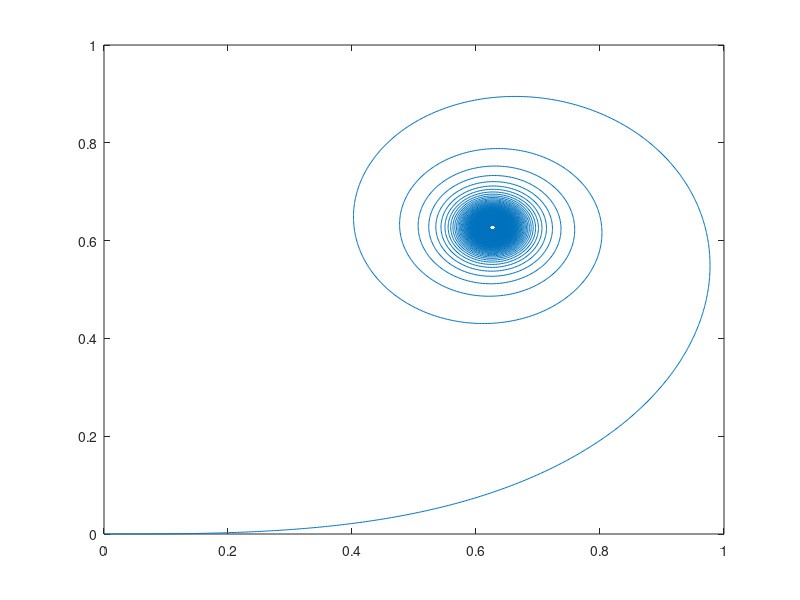
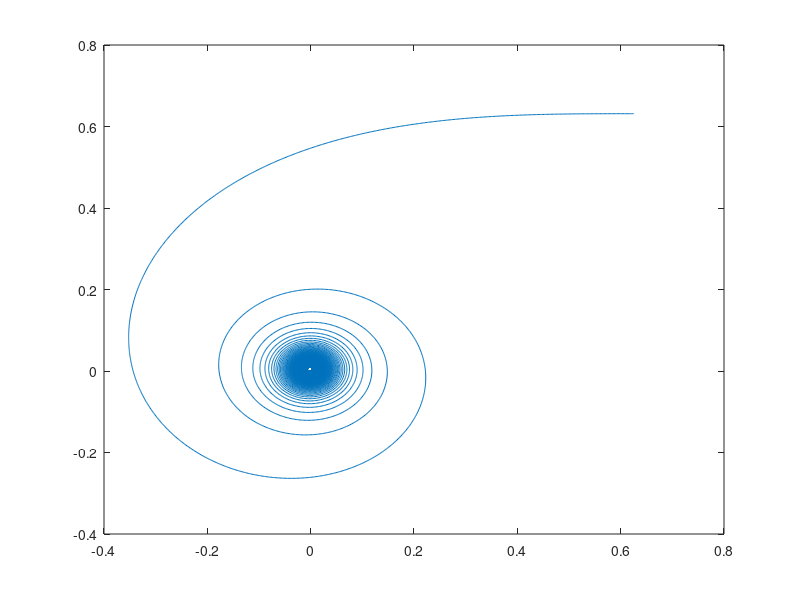

Here is the MATLAB script that generated these plots, in order:
f = @(x,y) [cos(x^2); sin(x^2)];

y0=[0, 0];
opz= odeset("MaxStep", 1e-2);
[x,y] = ode45(f,[0, 100],y0, opz);
plot(y(:,1),y(:,2))
%codice per capire le coordinate dei punti asintotici
%hold on
%plot(y(:,1),0.625*ones(length(y(:,1)),1))
%plot(0.625*ones(length(y(:,2)),1),y(:,2))
print('-djpeg','7_1_a.jpeg')
clf

[x,y] = ode45(f,[-100, 0],y0, opz);
plot(y(:,1),y(:,2))
print('-djpeg','7_1_b.jpeg')

%NOTE: notiamo che le equazioni sono invarianti per
%cambio di segno di x.
%Le due curve sono simmetriche rispetto al punto 
%medio del segmento che congiunge i due estremi 
%della curva. In particolare graficamente si osserva
%che i due estremi sono circa (0,0) e (0.625, 0.625)